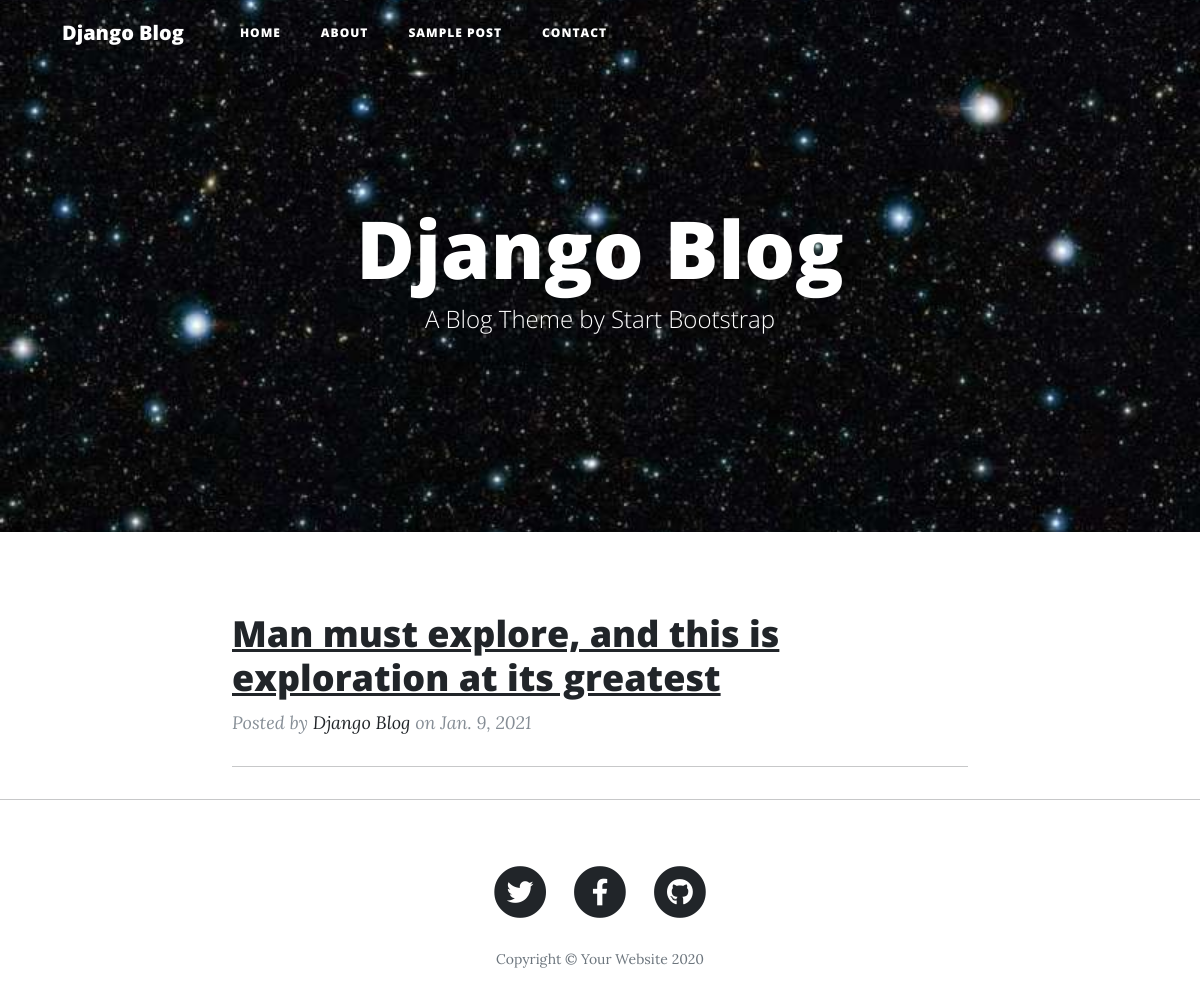
The page / on the database its author committed.
### blog/models.py (models this page shows, shortened)
class Post(models.Model):
    title = models.CharField(max_length=150)
    slug = models.SlugField()
    image = models.ImageField()
    content = models.TextField()
    created_date = models.DateField(auto_now_add=True)

### blog/views.py (the view)
# urls.py: path('', HomeView.as_view(), name='home'),
class HomeView(View):
    def get(self, *args, **kwargs):
        posts = Post.objects.all()
        context = {
            'posts': posts,
        }
        return render(self.request, "home.html", context)

### templates/home.html (shortened to what this page needs)
{% extends 'base.html' %}
{% load static %}
{% block content %}
  <header class="masthead" style="background-image: url({% static 'img/studyofdista.jpg' %})">
    <div class="container">
      <div class="row">
        <div class="col-lg-8 col-md-10 mx-auto">
          <div class="site-heading">
            <h1>Django Blog</h1>
            <span class="subheading">A Blog Theme by Start Bootstrap</span>
          </div>
        </div>
      </div>
    </div>
  </header>
  <div class="container">
    <div class="row">
      <div class="col-lg-8 col-md-10 mx-auto">
        <div class="post-preview">
            {% for post in posts %}
          <a href="/{{post.slug}}">
            <h2 class="post-title">
              {{post.title}}
            </h2>
          </a>
          <p class="post-meta">Posted by
            <a href="#">Django Blog</a>
            on {{post.created_date}}</p>
        </div>
        <hr>
        {% endfor %}
      </div>
    </div>
  </div>
{% endblock content %}

### rows shown on the page
Post: title "Man must explore, and this is exploration at its greatest", created_date "Jan. 9, 2021"
